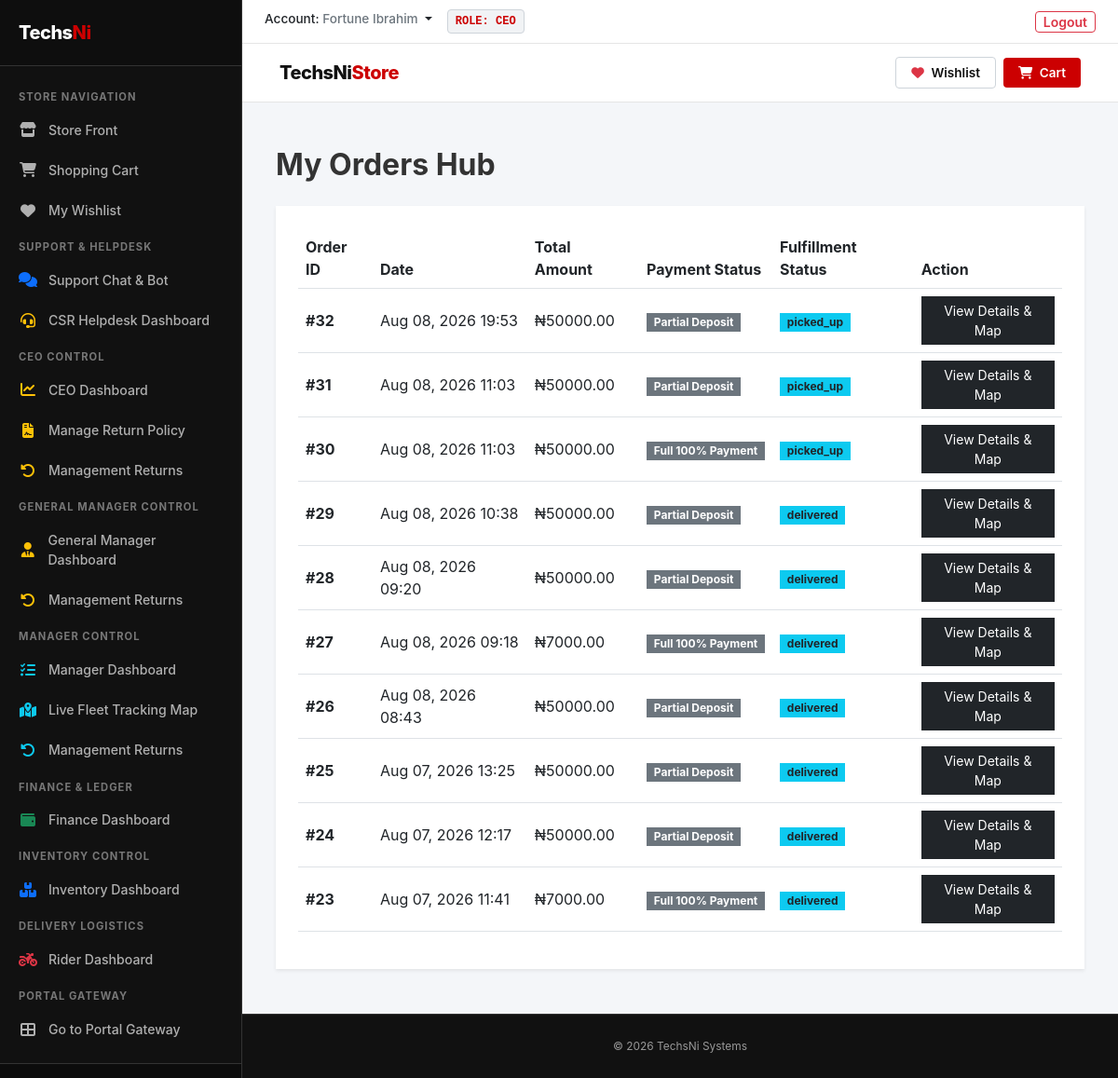
Screenshot of /store/orders/ (signed in) with the database file from the repository.
### services/models.py (models this page shows, shortened)
class User(AbstractUser):
    groups = models.ManyToManyField(
        'auth.Group',
        related_name='custom_user_set',
        blank=True,
        help_text='The groups this user belongs to.',
        verbose_name='groups',
    )
    user_permissions = models.ManyToManyField(
        'auth.Permission',
        related_name='custom_user_permissions_set',
        blank=True,
        help_text='Specific permissions for this user.',
        verbose_name='user permissions',
    )
    ROLE_CHOICES = (
        ('ceo', 'CEO'),
        ('general_manager', 'General Manager'),
        ('manager', 'Manager'),
        ('assistant_manager', 'Assistant Manager'),
        ('customer_service', 'Customer Service Representative'),
        ('worker', 'Worker'),
        ('customer', 'Customer'),
        ('marketer', 'Marketer'),
    )
    role = models.CharField(max_length=30, choices=ROLE_CHOICES, default='customer')
    employee_id = models.CharField(max_length=50, unique=True, blank=True, null=True, verbose_name="ID Number")
    email = models.EmailField(unique=True, blank=False, null=False)
    phone_number = models.CharField(max_length=20, unique=True, null=True, blank=True)
    country = models.CharField(max_length=50, default='Nigeria')
    state = models.CharField(max_length=100, blank=True, null=True)
    capital = models.CharField(max_length=100, blank=True, null=True)
    lga = models.CharField(max_length=100, blank=True, null=True)
    address = models.TextField(blank=True, null=True)
    description = models.TextField(blank=True, null=True)
    narration = models.TextField(blank=True, null=True)
    is_verified = models.BooleanField(default=False)
    otp_code = models.CharField(max_length=6, blank=True, null=True)
    commission_percentage = models.DecimalField(
        max_digits=5, decimal_places=2, blank=True, null=True,
        verbose_name="Custom Commission Percentage (%)"
    )
    referred_by = models.ForeignKey('self', null=True, blank=True, on_delete=models.SET_NULL, related_name='referrals')

### store/models.py (models this page shows, shortened)
class StoreOrder(models.Model):
    STATUS_CHOICES = (
        ('pending_payment', 'Pending Payment'),
        ('partial_payment_submitted', 'Partial Payment Submitted'),
        ('partial_payment_confirmed', 'Partial Payment Confirmed by Finance'),
        ('full_payment_submitted', 'Full Balance / 100% Payment Submitted'),
        ('full_payment_confirmed', 'Full Payment Confirmed by Finance'),
        ('order_ready', 'Order Ready for Dispatch'),
        ('picked_up', 'Picked Up by Rider (Live Tracking Active)'),
        ('arrived_at_customer', 'Arrived at Customer Location (Rider Locked)'),
        ('balance_paid', 'Balance Paid by Customer'),
        ('delivered', 'Delivered (Snap & Confirm Closed)'),
        ('completed', 'Completed'),
        ('return_requested', 'Return/Replacement Requested'),
        ('returned_to_store', 'Arrived at Store for Inspection'),
        ('replaced', 'Item Replaced'),
    )
    customer = models.ForeignKey(settings.AUTH_USER_MODEL, on_delete=models.CASCADE, related_name='store_orders')
    status = models.CharField(max_length=40, choices=STATUS_CHOICES, default='pending_payment')
    items_subtotal = models.DecimalField(max_digits=12, decimal_places=2, default=0.00)
    shipping_fee = models.DecimalField(max_digits=12, decimal_places=2, default=0.00)
    total_amount = models.DecimalField(max_digits=12, decimal_places=2, default=0.00)
    vendor_cost_amount = models.DecimalField(
        max_digits=12, decimal_places=2, default=0.00,
        help_text="Cost amount sent or owed to the vendor/supplier for items in this order."
    )
    payment_type = models.CharField(
        max_length=20,
        choices=(('full', 'Full 100% Payment'), ('partial', 'Partial Deposit')),
        default='full'
    )
    deposit_amount = models.DecimalField(max_digits=12, decimal_places=2, default=0.00)
    balance_amount = models.DecimalField(max_digits=12, decimal_places=2, default=0.00)
    balance_paid = models.BooleanField(default=False)
    shipping_address = models.TextField()
    phone_number = models.CharField(max_length=20, blank=True, null=True)
    assigned_rider = models.ForeignKey(
        settings.AUTH_USER_MODEL,
        on_delete=models.SET_NULL,
        blank=True,
        null=True,
        related_name='rider_store_deliveries'
    )
    rider_latitude = models.DecimalField(max_digits=9, decimal_places=6, blank=True, null=True, verbose_name="Rider Live Latitude")
    rider_longitude = models.DecimalField(max_digits=9, decimal_places=6, blank=True, null=True, verbose_name="Rider Live Longitude")
    is_location_live = models.BooleanField(default=False, verbose_name="Is Rider Location Broadcasting Live")
    delivery_proof_photo = models.ImageField(upload_to='store/delivery_proofs/', blank=True, null=True)
    created_at = models.DateTimeField(auto_now_add=True)
    updated_at = models.DateTimeField(auto_now=True)

### store/views.py (the view)
# urls.py: path('orders/', views.customer_orders_list_view, name='customer_orders_list'),
@login_required
def customer_orders_list_view(request):
    status_filter = request.GET.get('status')
    orders = StoreOrder.objects.filter(customer=request.user).order_by('-created_at')
    if status_filter == 'pending':
        orders = orders.filter(status__in=['pending_processing', 'order_ready'])
    elif status_filter == 'pending_payment':
        orders = orders.filter(status__in=['pending_payment', 'partial_payment_submitted'])
    elif status_filter == 'confirmed':
        orders = orders.filter(status__in=['full_payment_confirmed', 'partial_payment_confirmed', 'balance_paid'])
    elif status_filter == 'shipping':
        orders = orders.filter(status__in=['picked_up', 'arrived_at_customer'])
    return render(request, 'store/customer_orders.html', {
        'orders': orders,
        'current_filter': status_filter,
    })

### store/templates/store/customer_orders.html (shortened to what this page needs)
{% extends 'store/base.html' %}
{% block content %}
<div class="container py-4">
    <h2 class="mb-4 fw-bold">My Orders Hub</h2>
    {% if orders %}
        <div class="card shadow-sm border-0 rounded-0 p-4">
            <div class="table-responsive">
                <table class="table align-middle">
                    <thead>
                        <tr>
                            <th>Order ID</th>
                            <th>Date</th>
                            <th>Total Amount</th>
                            <th>Payment Status</th>
                            <th>Fulfillment Status</th>
                            <th>Action</th>
                        </tr>
                    </thead>
                    <tbody>
                        {% for order in orders %}
                            <tr>
                                <td class="fw-bold">#{{ order.id }}</td>
                                <td>{{ order.created_at|date:"M d, Y H:i" }}</td>
                                <td>₦{{ order.total_amount }}</td>
                                <td>
                                    <span class="badge bg-secondary rounded-0">{{ order.get_payment_type_display|default:order.payment_type }}</span>
                                </td>
                                <td>
                                    <span class="badge bg-info text-dark rounded-0">{{ order.status }}</span>
                                </td>
                                <td>
                                    <a href="{% url 'store_order_detail' order.id %}" class="btn btn-sm btn-dark rounded-0">View Details & Map</a>
                                </td>
                            </tr>
                        {% endfor %}
                    </tbody>
                </table>
            </div>
        </div>
    {% endif %}
</div>
{% endblock %}

### store/templates/store/base.html (shortened to what this page needs)
{% load static %}
<!DOCTYPE html>
<html lang="en">
<head>
    <link href="https://cdn.jsdelivr.net/npm/bootstrap@5.3.0/dist/css/bootstrap.min.css" rel="stylesheet">
    <link rel="stylesheet" href="https://cdn.jsdelivr.net/npm/bootstrap-icons@1.10.5/font/bootstrap-icons.css">
    <link rel="stylesheet" href="https://cdnjs.cloudflare.com/ajax/libs/font-awesome/6.4.0/css/all.min.css">
</head>
<body>
    <div class="app-wrapper">
        <nav class="app-sidebar" id="appSidebar">
            <div class="sidebar-brand-box d-flex justify-content-between align-items-center">
                <a href="{% url 'store_home' %}" class="text-white text-decoration-none">Techs<span>Ni</span></a>
            </div>
            <ul class="sidebar-menu">
                <li class="menu-header">Store Navigation</li>
                <li><a href="{% url 'store_home' %}"><i class="fas fa-store"></i> Store Front</a></li>
                <li><a href="{% url 'store_cart' %}"><i class="fas fa-shopping-cart"></i> Shopping Cart</a></li>
                <li><a href="{% url 'customer_wishlist' %}"><i class="fas fa-heart"></i> My Wishlist</a></li>
                <li class="menu-header">Support & Helpdesk</li>
                <li><a href="{% url 'customer_support_chat' %}"><i class="fas fa-comments text-primary"></i> Support Chat & Bot</a></li>
                {% if request.user.role == 'customer_service' or request.user.role == 'general_manager' or request.user.is_superuser %}
                <li><a href="{% url 'csr_dashboard' %}"><i class="fas fa-headset text-warning"></i> CSR Helpdesk Dashboard</a></li>
                {% endif %}
                {% if request.user.is_superuser or request.user.role == 'CEO' %}
                <li class="menu-header">CEO Control</li>
                <li><a href="{% url 'store_ceo_dashboard' %}"><i class="fas fa-chart-line text-warning"></i> CEO Dashboard</a></li>
                <li><a href="{% url 'ceo_manage_return_policy' %}"><i class="fas fa-file-contract text-warning"></i> Manage Return Policy</a></li>
                <li><a href="{% url 'management_return_dashboard' %}"><i class="fas fa-undo-alt text-warning"></i> Management Returns</a></li>
                {% endif %}
                {% if request.user.role == 'general_manager' or request.user.is_superuser %}
                <li class="menu-header">General Manager Control</li>
                <li><a href="{% url 'general_manager_dashboard' %}"><i class="fas fa-user-tie text-warning"></i> General Manager Dashboard</a></li>
                <li><a href="{% url 'management_return_dashboard' %}"><i class="fas fa-undo-alt text-warning"></i> Management Returns</a></li>
                {% endif %}
                {% if request.user.role == 'store_manager' or request.user.role == 'manager' or request.user.is_superuser %}
                <li class="menu-header">Manager Control</li>
                <li><a href="{% url 'store_manager_dashboard' %}"><i class="fas fa-tasks text-info"></i> Manager Dashboard</a></li>
                <li><a href="{% url 'store_manager_dashboard' %}" onclick="setTimeout(() => switchManagerTab('map-section'), 100);"><i class="fas fa-map-marked-alt text-info"></i> Live Fleet Tracking Map</a></li>
                <li><a href="{% url 'management_return_dashboard' %}"><i class="fas fa-undo-alt text-info"></i> Management Returns</a></li>
                {% endif %}
                {% if request.user.role == 'store_finance' or request.user.is_superuser %}
                <li class="menu-header">Finance & Ledger</li>
                <li><a href="{% url 'store_finance_dashboard' %}"><i class="fas fa-wallet text-success"></i> Finance Dashboard</a></li>
                {% endif %}
                {% if request.user.role == 'store_keeper' or request.user.is_superuser %}
                <li class="menu-header">Inventory Control</li>
                <li><a href="{% url 'store_keeper_dashboard' %}"><i class="fas fa-boxes text-primary"></i> Inventory Dashboard</a></li>
                {% endif %}
                {% if request.user.role == 'rider' or request.user.is_superuser %}
                <li class="menu-header">Delivery Logistics</li>
                <li><a href="{% url 'store_rider_dashboard' %}"><i class="fas fa-motorcycle text-danger"></i> Rider Dashboard</a></li>
                {% endif %}
                <li class="menu-header">Portal Gateway</li>
                <li><a href="{% url 'portal_gateway' %}"><i class="fas fa-th-large"></i> Go to Portal Gateway</a></li>
            </ul>
            <div class="sidebar-footer">
            </div>
        </nav>
        <div class="app-main">
            <div class="utility-bar">
                <div class="d-flex align-items-center gap-2 gap-md-3">
                    <div class="dropdown">
                        <a class="dropdown-toggle fw-medium text-dark text-decoration-none text-truncate" href="#" role="button" data-bs-toggle="dropdown" aria-expanded="false" style="max-width: 180px; display: inline-block;">
                            Account: <span class="text-secondary">{% if request.user.get_full_name %}{{ request.user.get_full_name }}{% else %}{{ request.user.username }}{% endif %}</span>
                        </a>
                    </div>
                    <span class="role-chip d-none d-sm-inline-block">ROLE: {{ request.user.role|default:"CUSTOMER"|upper }}</span>
                </div>
                <div class="d-flex align-items-center gap-3">
                    <form action="{% url 'logout' %}" method="post" class="m-0">
                        <button type="submit" class="btn btn-sm btn-outline-danger fw-semibold py-0 px-2">Logout</button>
                    </form>
                </div>
            </div>
            <header class="corporate-header">
                <div class="container-fluid d-flex justify-content-between align-items-center px-2 px-md-3">
                    <a class="brand-logo fs-5 fs-md-4" href="{% url 'store_home' %}">TechsNi<span>Store</span></a>
                    <div class="d-flex align-items-center gap-2">
                        <a href="{% url 'customer_wishlist' %}" class="btn btn-wishlist-pro px-2 px-md-3">
                            <i class="fas fa-heart text-danger me-1"></i> <span class="d-none d-sm-inline">Wishlist</span>
                        </a>
                        <a href="{% url 'store_cart' %}" class="btn btn-cart-pro px-2 px-md-3">
                            <i class="fas fa-shopping-cart me-1"></i> <span class="d-none d-sm-inline">Cart</span>
                        </a>
                    </div>
                </div>
            </header>
            <main class="container-fluid p-2 p-md-4">
                {% block content %}
                {% endblock %}
            </main>
            <footer>
                <div class="container text-center px-3">
                    <p class="mb-0 small">&copy; 2026 TechsNi Systems</p>
                </div>
            </footer>
        </div>
    </div>
</body>
</html>

### rows the page displays
User: user.get_full_name "Fortune Ibrahim", user.role "CEO"
StoreOrder: id "32", created_at "Aug 08, 2026 19:53", total_amount "50000.00", payment_type "Partial Deposit", status "picked_up"
StoreOrder: id "31", created_at "Aug 08, 2026 11:03", total_amount "50000.00", payment_type "Partial Deposit", status "picked_up"
StoreOrder: id "30", created_at "Aug 08, 2026 11:03", total_amount "50000.00", payment_type "Full 100% Payment", status "picked_up"
StoreOrder: id "29", created_at "Aug 08, 2026 10:38", total_amount "50000.00", payment_type "Partial Deposit", status "delivered"
StoreOrder: id "28", created_at "Aug 08, 2026 09:20", total_amount "50000.00", payment_type "Partial Deposit", status "delivered"
StoreOrder: id "27", created_at "Aug 08, 2026 09:18", total_amount "7000.00", payment_type "Full 100% Payment", status "delivered"
StoreOrder: id "26", created_at "Aug 08, 2026 08:43", total_amount "50000.00", payment_type "Partial Deposit", status "delivered"
StoreOrder: id "25", created_at "Aug 07, 2026 13:25", total_amount "50000.00", payment_type "Partial Deposit", status "delivered"
StoreOrder: id "24", created_at "Aug 07, 2026 12:17", total_amount "50000.00", payment_type "Partial Deposit", status "delivered"
StoreOrder: id "23", created_at "Aug 07, 2026 11:41", total_amount "7000.00", payment_type "Full 100% Payment", status "delivered"
